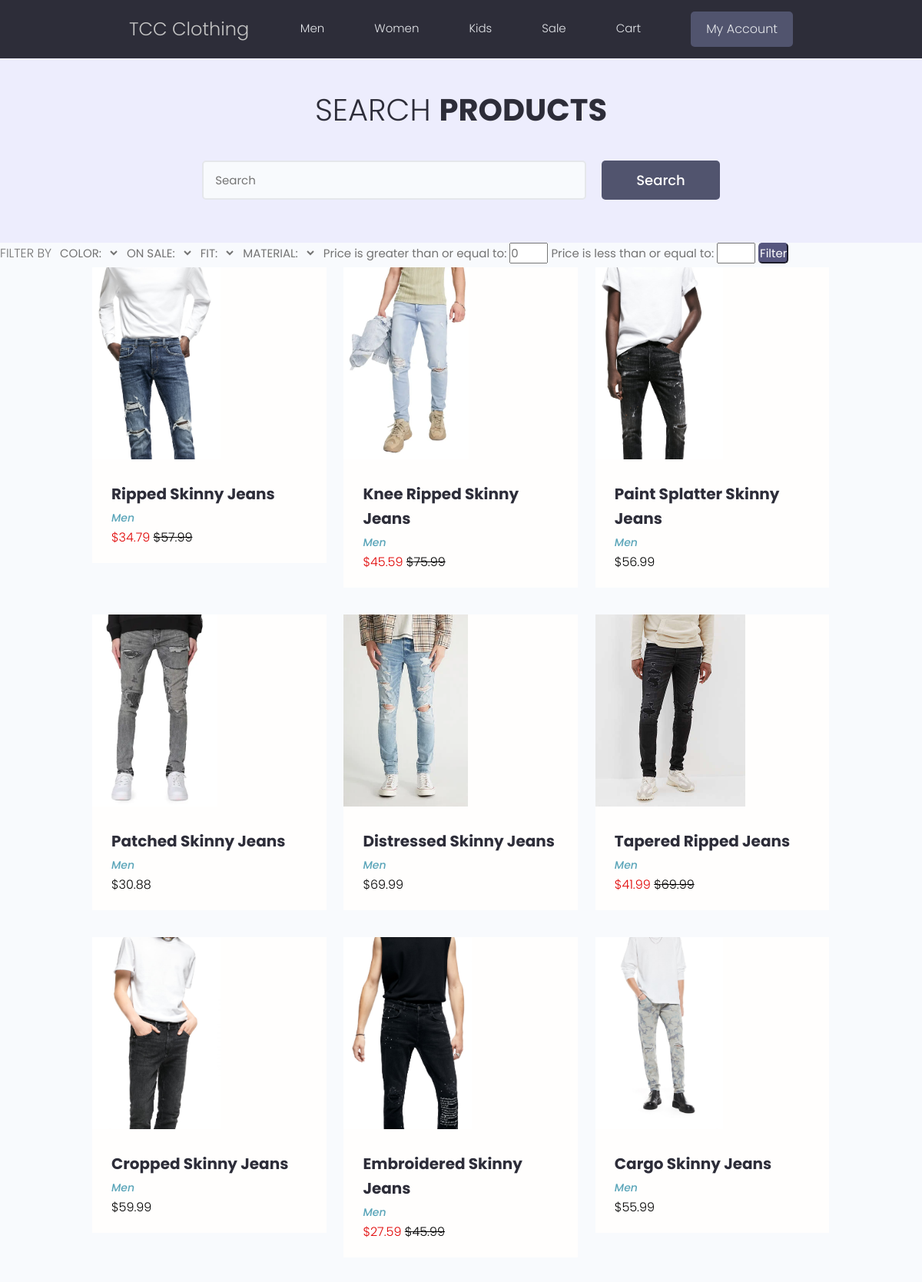
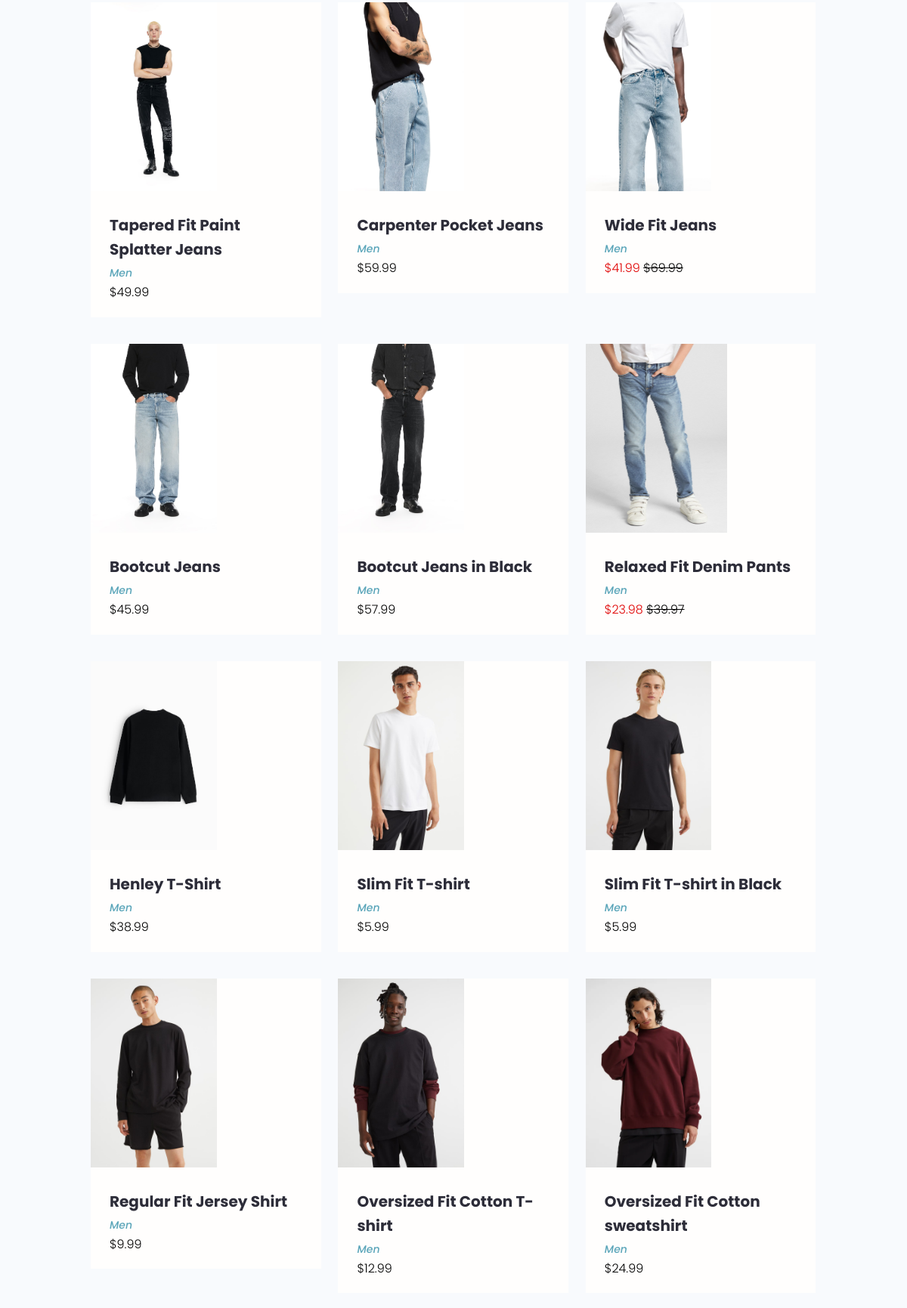
The app's page / (signed in, upper part) with its own data (2 pictures, top to bottom).
### projects/models.py (models this page shows, shortened)
class Item(models.Model):
    item_name = models.CharField(max_length=50, blank=True, null=True)
    price = models.FloatField(blank=True, null=True)
    color = models.ForeignKey(Color, on_delete=models.CASCADE)
    on_sale = models.ForeignKey(Sale, on_delete=models.CASCADE)
    picture = models.ImageField(null=True, blank=True, default="default.jpg")
    details = models.CharField(max_length=255, blank=True, null=True)
    gender = models.CharField(max_length=255, blank=True, null=True)
    fit = models.ForeignKey(Fit, on_delete=models.CASCADE)
    material = models.ForeignKey(Material, on_delete=models.CASCADE)
    type = models.CharField(max_length=50, blank=True, null=True)

### projects/views.py (the view)
# urls.py: path('', views.menCatalog, name="profiles"),
@login_required(login_url='login')
def menCatalog(request):
    item, search_query, color, material, fit, itemAll, myFilter, details, paginator = searchItems(request)
    context = {'search_query':search_query,'item':item,'myFilter':myFilter, 'itemAll':itemAll,'color':color,'fit':fit,'material':material, "paginator":paginator }
    return render(request, 'men.html', context,)

### projects/utils.py (called while the page is built)
def searchItems(request):
    item = Item.objects.all().annotate(prod=F('price')*.6)
    search_query = ''
    if request.GET.get('search_query'):
        search_query = request.GET.get('search_query')
        item = Item.objects.filter(Q(item_name__icontains=search_query) | Q(details__icontains=search_query)).annotate(prod=F('price')*.6)
    color = Color.objects.all()
    material = Material.objects.all()
    fit = Fit.objects.all()
    myFilter = ColorFilter(request.GET, queryset=item)
    item = myFilter.qs
    details = Details.objects.all()
    itemAll = Item.objects.all()
    page = request.GET.get('page')
    results = 6
    paginator = Paginator(item, results)
    return item, search_query, color, material, fit, itemAll, myFilter, details, paginator

### projects/templates/men.html (shortened to what this page needs)
{% extends 'projects/main.html' %}
{% block content %}
<main class="projects">
  <section class="hero-section text-center">
    <div class="container container--narrow">
      <div class="hero-section__box">
        <h2>Search <span>Products</span></h2>
      </div>
      <div class="hero-section__search">
        <form class="form" action="{% url 'men' %}" method="get">
          <div class="form__field">
            <input class="input input--text" id="formInput#search" type="text" name="search_query"
              value="{{search_query}}" placeholder="Search" />
          </div>
          <input class="btn btn--sub btn--lg" type="submit" value="Search" id="subd"/>
        </form>
      </div>
    </div>
  </section>
    <p class="filter-and-sort-label">FILTER BY</p>
    <form method="get" class="filter-form">
      <label for="id_color">COLOR:</label>
        <select name="color" id="id_color" class="filter-tag">
    <option value="" selected="">---------</option>
  </select>
      <label for="id_on_sale">ON SALE:</label>
        <select name="on_sale" id="id_on_sale" class="filter-tag">
    <option value="" selected="">---------</option>
  </select>
      <label for="id_fit">FIT:</label>
        <select name="fit" id="id_fit" class="filter-tag">
    <option value="" selected="">---------</option>
  </select>
      <label for="id_material">MATERIAL:</label>
        <select name="material" id="id_material" class="filter-tag">
    <option value="" selected="">---------</option>
  </select>
      <label for="id_price_gt">Price is greater than or equal to:</label>
        <input type="number" name="price_gt" value="0" step="any" id="id_price_gt" style="width: 50px;">
  <label for="id_price_lt">Price is less than or equal to:</label>
    <input type="number" name="price_lt" step="any" id="id_price_lt" style="width: 50px;">
        <input type="submit" value="Filter" style="border-radius: 5px; color: white; background-color: #56567e; border-color: #56567e;">
      </form>
    <div class="container">
      <div class="grid grid--three">
       {% for i in item %}
       {% if i.gender == "Men" %}
        <div class="column">
          <div class="card project">
            <a href="{%  url 'project' i.id %}" class="project">
              <img class="project__thumbnail" src="{{i.picture.url}}" alt="project thumbnail" />
              <div class="card__body">
                 <h3 class="project__title">{{i.item_name}}</h3>
                 <p><a class="project__author" href="#">{{i.gender}}</a></p>
                   {%if i.on_sale.sale_name == "On Sale" %}
              </p><span style="color: rgb(224, 0, 0);">${{i.prod|stringformat:".2f"}} </span>  <span style="text-decoration:line-through; color: black">${{i.price}}</span></p>
                   {% else %}
                   <p><span style="color: black;">${{i.price}}</span></p>
                  {% endif %}
              </div>
            </a>
          </div>
        </div>
        {% endif %}
         {% endfor %}
      </div>
    </div>
</main>
{% endblock %}

### projects/static/projects/style.css (style rules this page uses)
:root { --color-sub: #2d2d39; }
.btn--sub { background-color: var(--color-sub-light); }
.filter-and-sort-label { margin-right: 7px; display: inline-block; }
#id_price_gt, #id_price_lt { width: 90px; }
.filter-tag { width: 20px; border-width: 0px; margin-right: 5px; background-color: #fbfbff00; }
.filter-form { display: inline-block; }
.card { border: 2px solid var(--color-light); }
img { width: 100%; }
.hero-section { height: 40vh; display: flex; align-items: center; background-color: var(--color-sub); }
.hero-section__box { margin-bottom: 4rem; }
.hero-section__box > h2, .hero-section__box > h2 > span { font-size: 4rem; color: var(--color-light); line-height: 1.3; text-transform: uppercase; }
.hero-section__box > h2 { font-weight: 300; }
.hero-section__box > h2 > span { font-weight: 700; }
.hero-section__search > .form { display: flex; align-items: center; justify-content: center; gap: 2rem; }
.hero-section__search > .form input.input--text { width: 50rem; }
.project__author { font-size: 1.4rem; font-style: italic; }
.projects > .hero-section { background: var(--color-sub-lighter); height: 30vh; }
.projects .hero-section__box { margin-bottom: 2.5rem; }
.projects .hero-section__box > h2 { color: var(--color-sub); }
.projects .hero-section__box > h2 > span { font-weight: 700; color: var(--color-sub); }
.project__thumbnail { height: 25rem; object-fit: cover; object-position: top center; }
.project__title { font-size: 2rem; font-weight: 700; color: var(--color-sub); }

### projects/static/projects/app.css (style rules this page uses)
body { overflow-x: hidden; }
:root { --color-sub: #2d2d39; }
.btn--sub { background-color: var(--color-sub-light); }
.filter-and-sort-label { margin-right: 7px; display: inline-block; }
#id_price_gt, #id_price_lt { width: 90px; }
.filter-tag { width: 20px; border-width: 0px; margin-right: 5px; background-color: #fbfbff00; }
.filter-form { display: inline-block; }
.card { border: 0px solid var(--color-light); }
img { width: 100%; }
.hero-section { height: 40vh; display: flex; align-items: center; background-color: var(--color-sub); }
.hero-section__box { margin-bottom: 4rem; }
.hero-section__box > h2, .hero-section__box > h2 > span { font-size: 4rem; color: var(--color-light); line-height: 1.3; text-transform: uppercase; }
.hero-section__box > h2 { font-weight: 300; }
.hero-section__box > h2 > span { font-weight: 700; }
.hero-section__search > .form { display: flex; align-items: center; justify-content: center; gap: 2rem; }
.hero-section__search > .form input.input--text { width: 50rem; }
.project__author { font-size: 1.4rem; font-style: italic; }
.projects > .hero-section { background: var(--color-sub-lighter); height: 30vh; }
.projects .hero-section__box { margin-bottom: 2.5rem; }
.projects .hero-section__box > h2 { color: var(--color-sub); }
.projects .hero-section__box > h2 > span { font-weight: 700; color: var(--color-sub); }
.project__thumbnail { height: 25rem; object-fit: cover; object-position: top center; }
.project__title { font-size: 2rem; font-weight: 700; color: var(--color-sub); }

### projects/static/uikit/styles/modules/_variables.css (style rules this page uses)
:root { --color-main: #5aa5b9; --color-main-light: #e6faff; --color-sub: #3f4156; --color-sub-light: #51546e; --color-sub-lighter: #ededfd; --color-text: #737373; --color-gray: #8b8b8b; --color-light: #e5e7eb; --color-light-gray: #767676; --color-bg: #f8fafd; --color-white: #fffefd; --color-white-light: #f3f3f3; --color-success: #359e64; --color-success-bg: #def8e8; --color-error: #fc4b0b; --color-error-bg: #fff2ee; --font-base: 'Poppins', arial, helvetica, 'Segoe UI', roboto, ubuntu, sans-serif; --font-monospace: 'Fira Code', 'Courier New', courier, monospace; --font-regular: 300; --font-medium: 500; --font-bold: 700; --generic-shadow: 1px 1px 5px #00000010; --generic-transition: all 0.3s ease-in-out; }

### projects/static/uikit/styles/modules/_base.css (style rules this page uses)
* { margin: 0; padding: 0; box-sizing: border-box; text-rendering: optimizeLegibility; color: inherit; font-size: inherit; }
html { font-size: 50%; }
@media only screen and (min-width: 480px) { html { font-size: 56.25%; } }
@media only screen and (min-width: 1200px) { html { font-size: 62.5%; } }
body { line-height: 1.6; font-weight: 400; font-size: 1.5rem; color: var(--color-text); background-color: var(--color-bg); min-height: 100vh; }

### projects/static/uikit/styles/modules/_card.css (style rules this page uses)
.card { border-radius: 0; background-color: var(--color-white); border: 1.5px solid var(--color-light); width: auto; height: auto; margin-top: 0.5rem; margin-bottom: 0.5rem; overflow: hidden; }
.card__body, .card__header { padding: 2rem 2.5rem; }

### records on screen
Item: picture (picture), item_name "Ripped Skinny Jeans", gender "Men", prod "34.79", price "57.99"
Item: picture (picture), item_name "Knee Ripped Skinny Jeans", gender "Men", prod "45.59", price "75.99"
Item: picture (picture), item_name "Paint Splatter Skinny Jeans", gender "Men", price "56.99"
Item: picture (picture), item_name "Patched Skinny Jeans", gender "Men", price "30.88"
Item: picture (picture), item_name "Distressed Skinny Jeans", gender "Men", price "69.99"
Item: picture (picture), item_name "Tapered Ripped Jeans", gender "Men", prod "41.99", price "69.99"
Item: picture (picture), item_name "Cropped Skinny Jeans", gender "Men", price "59.99"
Item: picture (picture), item_name "Embroidered Skinny Jeans", gender "Men", prod "27.59", price "45.99"
Item: picture (picture), item_name "Cargo Skinny Jeans", gender "Men", price "55.99"
Item: picture (picture), item_name "Tapered Fit Paint Splatter Jeans", gender "Men", price "49.99"
Item: picture (picture), item_name "Carpenter Pocket Jeans", gender "Men", price "59.99"
Item: picture (picture), item_name "Wide Fit Jeans", gender "Men", prod "41.99", price "69.99"
Item: picture (picture), item_name "Bootcut Jeans", gender "Men", price "45.99"
Item: picture (picture), item_name "Bootcut Jeans in Black", gender "Men", price "57.99"
Item: picture (picture), item_name "Relaxed Fit Denim Pants", gender "Men", prod "23.98", price "39.97"
Item: picture (picture), item_name "Henley T-Shirt", gender "Men", price "38.99"
Item: picture (picture), item_name "Slim Fit T-shirt", gender "Men", price "5.99"
Item: picture (picture), item_name "Slim Fit T-shirt in Black", gender "Men", price "5.99"
Item: picture (picture), item_name "Regular Fit Jersey Shirt", gender "Men", price "9.99"
Item: picture (picture), item_name "Oversized Fit Cotton T-shirt", gender "Men", price "12.99"
Item: picture (picture), item_name "Oversized Fit Cotton sweatshirt", gender "Men", price "24.99"
